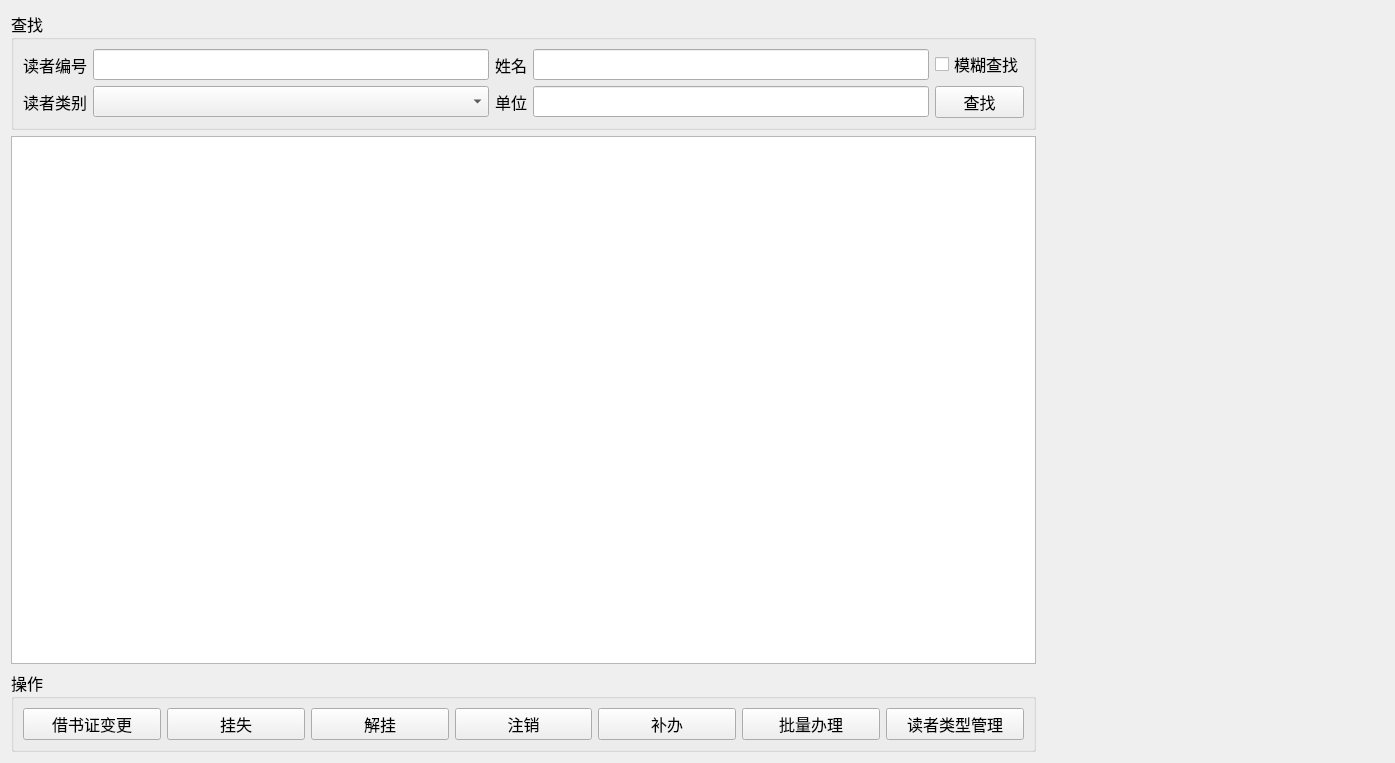
<?xml version="1.0" encoding="UTF-8"?>
<ui version="4.0">
 <class>ReaderWidget</class>
 <widget class="QWidget" name="ReaderWidget">
  <property name="geometry">
   <rect>
    <x>0</x>
    <y>0</y>
    <width>1395</width>
    <height>763</height>
   </rect>
  </property>
  <property name="font">
   <font>
    <family>微软雅黑</family>
    <pointsize>12</pointsize>
   </font>
  </property>
  <property name="windowTitle">
   <string>Form</string>
  </property>
  <layout class="QHBoxLayout" name="horizontalLayout" stretch="3,1">
   <property name="leftMargin">
    <number>11</number>
   </property>
   <property name="topMargin">
    <number>11</number>
   </property>
   <property name="rightMargin">
    <number>11</number>
   </property>
   <property name="bottomMargin">
    <number>11</number>
   </property>
   <item>
    <layout class="QVBoxLayout" name="verticalLayout">
     <item>
      <widget class="QGroupBox" name="groupBox">
       <property name="title">
        <string>查找</string>
       </property>
       <layout class="QGridLayout" name="gridLayout">
        <item row="0" column="0">
         <widget class="QLabel" name="label">
          <property name="text">
           <string>读者编号</string>
          </property>
         </widget>
        </item>
        <item row="0" column="1">
         <widget class="QLineEdit" name="edit_id">
          <property name="clearButtonEnabled">
           <bool>true</bool>
          </property>
         </widget>
        </item>
        <item row="0" column="2">
         <widget class="QLabel" name="label_3">
          <property name="minimumSize">
           <size>
            <width>0</width>
            <height>0</height>
           </size>
          </property>
          <property name="text">
           <string>姓名</string>
          </property>
          <property name="alignment">
           <set>Qt::AlignRight|Qt::AlignTrailing|Qt::AlignVCenter</set>
          </property>
         </widget>
        </item>
        <item row="0" column="3">
         <widget class="QLineEdit" name="edit_name">
          <property name="clearButtonEnabled">
           <bool>true</bool>
          </property>
         </widget>
        </item>
        <item row="1" column="0">
         <widget class="QLabel" name="label_2">
          <property name="text">
           <string>读者类别</string>
          </property>
         </widget>
        </item>
        <item row="1" column="1">
         <widget class="QComboBox" name="cmb_type"/>
        </item>
        <item row="1" column="2">
         <widget class="QLabel" name="label_4">
          <property name="text">
           <string>单位</string>
          </property>
          <property name="alignment">
           <set>Qt::AlignRight|Qt::AlignTrailing|Qt::AlignVCenter</set>
          </property>
         </widget>
        </item>
        <item row="1" column="3">
         <widget class="QLineEdit" name="edit_dept">
          <property name="clearButtonEnabled">
           <bool>true</bool>
          </property>
         </widget>
        </item>
        <item row="0" column="4">
         <widget class="QCheckBox" name="ckb_find">
          <property name="text">
           <string>模糊查找</string>
          </property>
         </widget>
        </item>
        <item row="1" column="4">
         <widget class="QPushButton" name="btn_find">
          <property name="text">
           <string>查找</string>
          </property>
         </widget>
        </item>
       </layout>
      </widget>
     </item>
     <item>
      <widget class="QTableView" name="tableView"/>
     </item>
     <item>
      <widget class="QGroupBox" name="groupBox_2">
       <property name="title">
        <string>操作</string>
       </property>
       <layout class="QGridLayout" name="gridLayout_2">
        <item row="0" column="1">
         <widget class="QPushButton" name="btn_loss">
          <property name="text">
           <string>挂失</string>
          </property>
         </widget>
        </item>
        <item row="0" column="2">
         <widget class="QPushButton" name="btn_normal">
          <property name="text">
           <string>解挂</string>
          </property>
          <property name="checkable">
           <bool>true</bool>
          </property>
         </widget>
        </item>
        <item row="0" column="4">
         <widget class="QPushButton" name="btn_user_disable">
          <property name="text">
           <string>注销</string>
          </property>
         </widget>
        </item>
        <item row="0" column="0">
         <widget class="QPushButton" name="btn_alter">
          <property name="text">
           <string>借书证变更</string>
          </property>
          <property name="checkable">
           <bool>true</bool>
          </property>
         </widget>
        </item>
        <item row="0" column="6">
         <widget class="QPushButton" name="btn_batch">
          <property name="text">
           <string>批量办理</string>
          </property>
         </widget>
        </item>
        <item row="0" column="5">
         <widget class="QPushButton" name="btn_replace">
          <property name="text">
           <string>补办</string>
          </property>
         </widget>
        </item>
        <item row="0" column="7">
         <widget class="QPushButton" name="btn_type">
          <property name="text">
           <string>读者类型管理</string>
          </property>
         </widget>
        </item>
       </layout>
      </widget>
     </item>
    </layout>
   </item>
   <item>
    <widget class="ReaderInfo" name="info" native="true"/>
   </item>
  </layout>
 </widget>
 <customwidgets>
  <customwidget>
   <class>ReaderInfo</class>
   <extends>QWidget</extends>
   <header location="global">ReaderInfo.h</header>
   <container>1</container>
  </customwidget>
 </customwidgets>
 <resources/>
 <connections/>
</ui>
